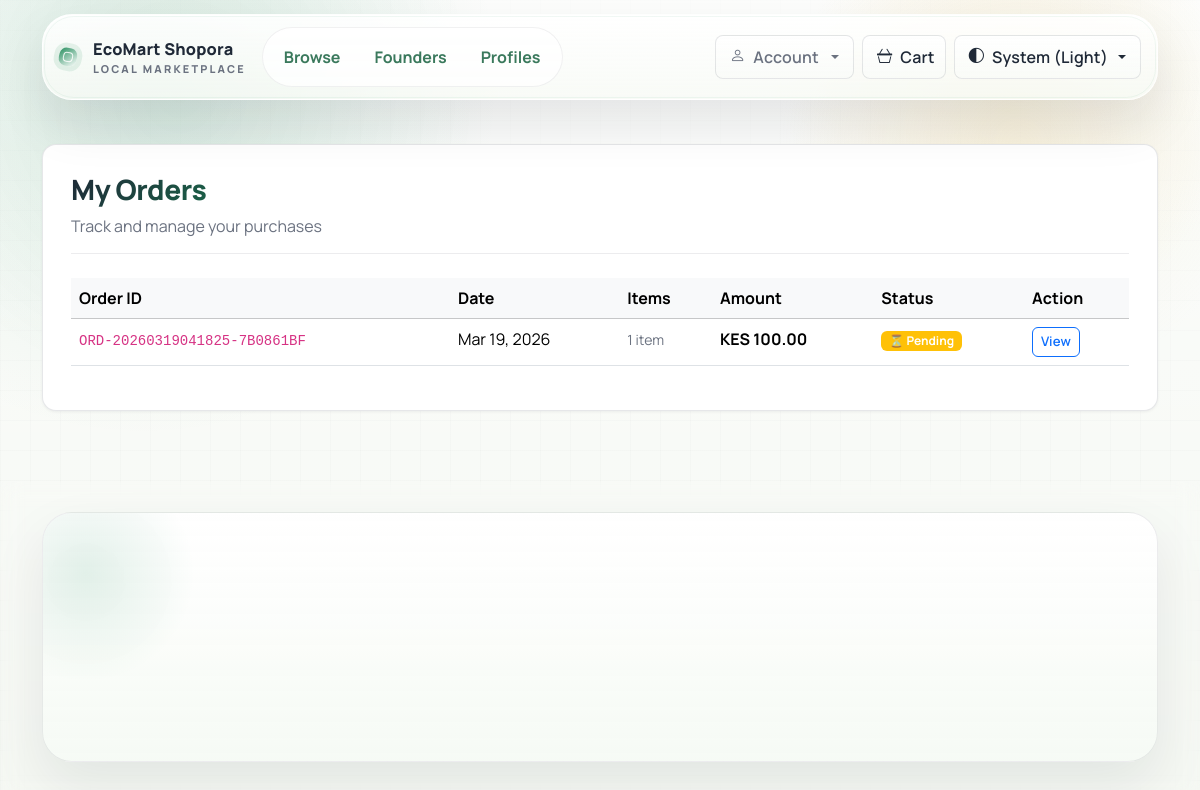
The app's page /orders/ (signed in), older data.
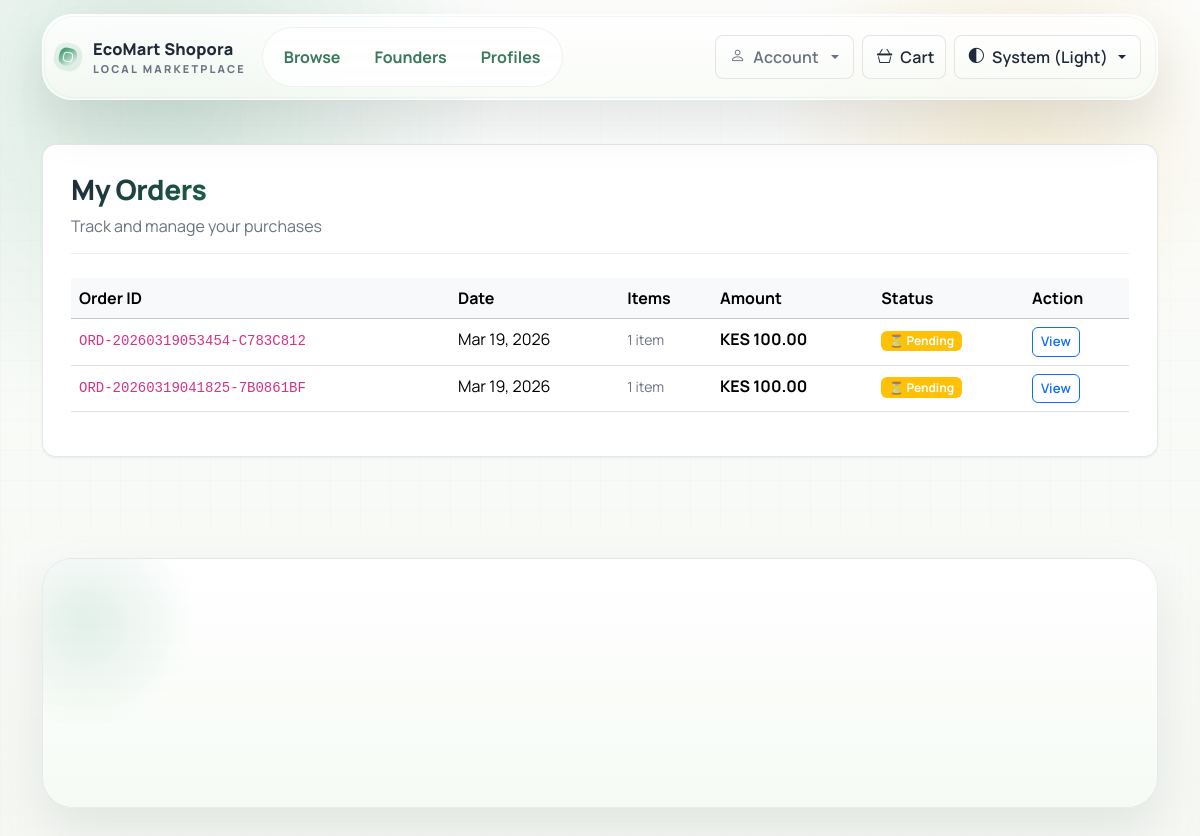
The same page, newer data.
### buyhive/models.py (models this page shows, shortened)
class Order(models.Model):
    STATUS_CHOICES = (
        ('pending', 'Pending'),
        ('payment_initiated', 'Payment Initiated'),
        ('paid', 'Paid'),
        ('completed', 'Completed'),
        ('cancelled', 'Cancelled'),
        ('failed', 'Failed'),
    )
    order_id = models.CharField(max_length=50, unique=True)
    buyer = models.ForeignKey(
        settings.AUTH_USER_MODEL, on_delete=models.CASCADE, related_name="orders"
    )
    status = models.CharField(max_length=20, choices=STATUS_CHOICES, default='pending')
    total_amount = models.DecimalField(max_digits=10, decimal_places=2)
    phone_number = models.CharField(max_length=20)
    buyer_name = models.CharField(max_length=100)
    buyer_email = models.EmailField()
    delivery_address = models.TextField()
    created_at = models.DateTimeField(auto_now_add=True)
    paid_at = models.DateTimeField(null=True, blank=True)
    updated_at = models.DateTimeField(auto_now=True)
    class Meta:
        ordering = ['-created_at']

### buyhive/views.py (the view)
# urls.py: path("orders/", views.orders_list, name="orders_list"),
@login_required
def orders_list(request):
    orders = Order.objects.filter(buyer=request.user).prefetch_related('items').order_by('-created_at')
    return render(request, 'orders_list.html', {
        'orders': orders,
    })

### buyhive/templates/orders_list.html (shortened to what this page needs)
{% extends 'base.html' %}
{% load static %}
{% block extra_head %}
  <link rel="stylesheet" href="{% static 'css/public.css' %}">
  <link rel="stylesheet" href="{% static 'css/features.css' %}">
{% endblock %}
{% block content %}
  <section class="bh-section-wrapper">
    <div class="bh-section-shell">
      <div class="bh-page-intro mb-4">
        <div>
          <h1 class="bh-section-title h3 mb-0">My Orders</h1>
          <p class="text-muted">Track and manage your purchases</p>
        </div>
      </div>
      {% if orders %}
        <div class="table-responsive">
          <table class="table table-hover">
            <thead class="table-light">
              <tr>
                <th>Order ID</th>
                <th>Date</th>
                <th>Items</th>
                <th>Amount</th>
                <th>Status</th>
                <th>Action</th>
              </tr>
            </thead>
            <tbody>
              {% for order in orders %}
                <tr>
                  <td>
                    <code class="small">{{ order.order_id }}</code>
                  </td>
                  <td>{{ order.created_at|date:"M d, Y" }}</td>
                  <td>
                    <small class="text-muted">{{ order.items.count }} item{{ order.items.count|pluralize }}</small>
                  </td>
                  <td>
                    <strong>KES {{ order.total_amount }}</strong>
                  </td>
                  <td>
                    {% if order.status == 'paid' %}
                      <span class="badge bg-success">✓ Paid</span>
                    {% elif order.status == 'payment_initiated' %}
                      <span class="badge bg-warning">⏳ Pending</span>
                    {% elif order.status == 'completed' %}
                      <span class="badge bg-info">📦 Completed</span>
                    {% elif order.status == 'failed' %}
                      <span class="badge bg-danger">✗ Failed</span>
                    {% elif order.status == 'cancelled' %}
                      <span class="badge bg-secondary">⊗ Cancelled</span>
                    {% else %}
                      <span class="badge bg-light text-dark">{{ order.get_status_display }}</span>
                    {% endif %}
                  </td>
                  <td>
                    <a href="{% url 'order_detail' order.order_id %}" class="btn btn-sm btn-outline-primary">View</a>
                  </td>
                </tr>
              {% endfor %}
            </tbody>
          </table>
        </div>
      {% endif %}
    </div>
  </section>
{% endblock %}

### buyhive/templates/base.html (shortened to what this page needs)
{% load static %}
<!DOCTYPE html>
<html lang="en">
<head>
  <link href="https://cdn.jsdelivr.net/npm/bootstrap@5.3.3/dist/css/bootstrap.min.css" rel="stylesheet">
  <link href="https://cdn.jsdelivr.net/npm/bootstrap-icons@1.11.3/font/bootstrap-icons.css" rel="stylesheet">
  <link rel="stylesheet" href="{% static 'css/app.css' %}">
  <link rel="stylesheet" href="{% static 'css/features.css' %}">
  {% block extra_head %}{% endblock %}
</head>
<body class="bh-body" data-bh-clear-cart-on-load="{% if clear_browser_cart %}true{% else %}false{% endif %}">
  {% block navbar %}
  <nav class="navbar navbar-expand-lg bh-navbar" aria-label="Primary">
    <div class="container">
      <div class="bh-navbar-shell">
        <a class="navbar-brand bh-navbar-brand d-flex align-items-center gap-3" href="{% url 'index' %}">
          <span class="bh-brand-mark" aria-hidden="true"></span>
          <span class="bh-brand-copy">
            <span class="bh-brand-title">EcoMart Shopora</span>
            <span class="bh-brand-subtitle">Local marketplace</span>
          </span>
        </a>
        <div class="collapse navbar-collapse bh-navbar-collapse" id="topnav">
          {% with current=request.resolver_match.url_name %}
          <ul class="navbar-nav bh-navbar-links">
            <li class="nav-item">
              <a class="nav-link {% if current == 'items_public' or current == 'book' %}active{% endif %}" {% if current == 'items_public' or current == 'book' %}aria-current="page"{% endif %} href="{% url 'items_public' %}">Browse</a>
            </li>
            <li class="nav-item">
              <a class="nav-link" href="{% url 'index' %}#founders">Founders</a>
            </li>
            <li class="nav-item">
              <a class="nav-link "  href="{% url 'profiles_search' %}">Profiles</a>
            </li>
          </ul>
          <div class="bh-navbar-actions">
            {% if user.is_authenticated %}
              <div class="dropdown">
                <button class="btn bh-navbar-action bh-navbar-action-muted dropdown-toggle" type="button" id="userMenu" data-bs-toggle="dropdown" aria-expanded="false">
                  <i class="bi bi-person" aria-hidden="true"></i>
                  <span class="d-none d-sm-inline">Account</span>
                </button>
              </div>
            {% endif %}
            <button class="btn bh-navbar-action bh-cart-toggle" type="button" data-bs-toggle="offcanvas" data-bs-target="#bhCartCanvas" aria-controls="bhCartCanvas">
              <i class="bi bi-basket3" aria-hidden="true"></i>
              <span>Cart</span>
            </button>
            <div class="dropdown">
              <button class="btn bh-navbar-action bh-navbar-mode dropdown-toggle" type="button" data-bs-toggle="dropdown" aria-expanded="false" aria-label="Theme selector">
                <i class="bi bi-circle-half" aria-hidden="true"></i>
                <span data-bh-theme-label>System</span>
              </button>
            </div>
          </div>
          {% endwith %}
        </div>
      </div>
    </div>
  </nav>
  {% endblock %}
  <main class="bh-main" id="bh-main">
    {% block main %}
      <div class="container bh-container">
        {% block content %}{% endblock %}
      </div>
    {% endblock %}
  </main>
  <footer class="bh-footer">
    <div class="container">
      <div class="bh-footer-grid">
      </div>
    </div>
  </footer>
</body>
</html>

### buyhive/static/css/public.css (style rules this page uses)
.bh-section-title { font-weight: 800; letter-spacing: -0.4px; transition: all 300ms ease; background: linear-gradient(135deg, var(--bh-title-start), var(--bh-title-end)); -webkit-background-clip: text; -webkit-text-fill-color: transparent; background-clip: text; }

Row changes from the older to the newer data that the page shows:
added Order: order_id "ORD-20260319053454-C783C812", created_at "Mar 19, 2026", items.count "1", total_amount "100.00", shows "⏳ Pending"
